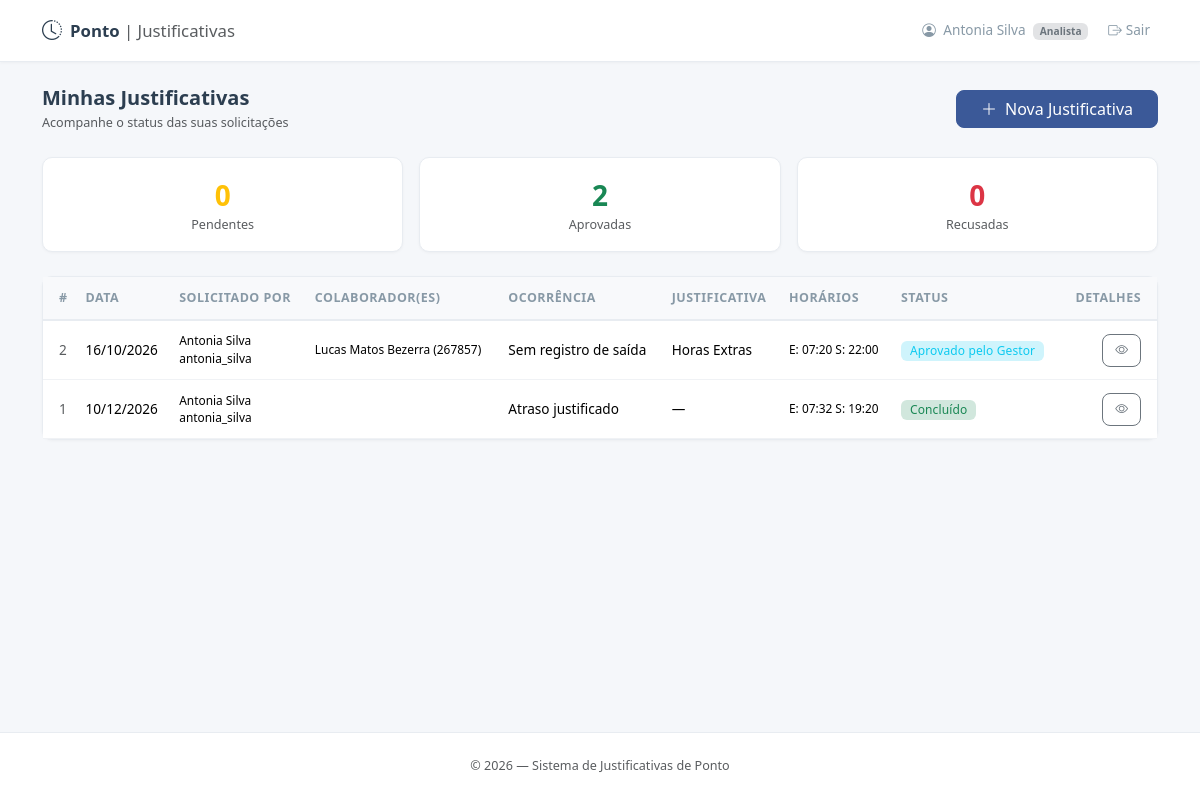
Screenshot of /analista (signed in) with the database file from the repository.
### models.py (models this page shows, shortened)
class Usuario(UserMixin, db.Model):
    __tablename__ = 'usuarios'
    id = db.Column(db.Integer, primary_key=True)
    matricula = db.Column(db.String(20), unique=True, nullable=False)
    nome = db.Column(db.String(100), nullable=False)
    email = db.Column(db.String(120), unique=True, nullable=False)
    senha_hash = db.Column(db.String(256), nullable=False)
    perfil = db.Column(db.String(20), nullable=False)
    gestor_id = db.Column(db.Integer, db.ForeignKey('usuarios.id'), nullable=True)
    area_id = db.Column(db.Integer, db.ForeignKey('areas.id'), nullable=True)
    ativo = db.Column(db.Boolean, default=True)
    criado_em = db.Column(db.DateTime, default=lambda: datetime.now(timezone.utc))
    gestor = db.relationship('Usuario', remote_side=[id], backref='subordinados')
    area = db.relationship('Area', backref='usuarios')
    solicitacoes = db.relationship('Solicitacao', backref='colaborador',
                                   foreign_keys='Solicitacao.colaborador_id', lazy='dynamic')

class Solicitacao(db.Model):
    __tablename__ = 'solicitacoes'
    id = db.Column(db.Integer, primary_key=True)
    colaborador_id = db.Column(db.Integer, db.ForeignKey('usuarios.id'), nullable=False)
    colaboradores = db.relationship('Colaborador', secondary=solicitacao_colaboradores,
                                    backref=db.backref('solicitacoes', lazy='dynamic'))
    participantes = db.relationship('SolicitacaoParticipante', backref='solicitacao',
                                    cascade='all, delete-orphan', order_by='SolicitacaoParticipante.ordem')
    data_ocorrencia = db.Column(db.Date, nullable=False)
    tipo_ocorrencia = db.Column(db.String(80), nullable=False)
    tipo_justificativa = db.Column(db.String(80), nullable=True)
    horario_entrada = db.Column(db.String(5), nullable=True)
    horario_saida = db.Column(db.String(5), nullable=True)
    motivo = db.Column(db.Text, nullable=False)
    comprovante = db.Column(db.String(255), nullable=True)
    status = db.Column(db.String(30), default='pendente')
    gestor_id = db.Column(db.Integer, db.ForeignKey('usuarios.id'), nullable=True)
    gestor_parecer = db.Column(db.Text, nullable=True)
    gestor_data = db.Column(db.DateTime, nullable=True)
    dp_id = db.Column(db.Integer, db.ForeignKey('usuarios.id'), nullable=True)
    dp_parecer = db.Column(db.Text, nullable=True)
    dp_data = db.Column(db.DateTime, nullable=True)
    criado_em = db.Column(db.DateTime, default=lambda: datetime.now(timezone.utc))
    atualizado_em = db.Column(db.DateTime, default=lambda: datetime.now(timezone.utc),
                               onupdate=lambda: datetime.now(timezone.utc))
    gestor_resp = db.relationship('Usuario', foreign_keys=[gestor_id])
    dp_resp = db.relationship('Usuario', foreign_keys=[dp_id])
    @property
    def status_label(self):
        return {'pendente': 'Pendente', 'aprovado_gestor': 'Aprovado pelo Gestor',
                'recusado_gestor': 'Recusado pelo Gestor', 'aprovado_dp': 'Concluído',
                'recusado_dp': 'Recusado pelo DP'}.get(self.status, self.status)
    @property
    def status_cor(self):
        return {'pendente': 'warning', 'aprovado_gestor': 'info',
                'recusado_gestor': 'danger', 'aprovado_dp': 'success',
                'recusado_dp': 'danger'}.get(self.status, 'secondary')

class SolicitacaoParticipante(db.Model):
    __tablename__ = 'solicitacao_participantes'
    id = db.Column(db.Integer, primary_key=True)
    solicitacao_id = db.Column(db.Integer, db.ForeignKey('solicitacoes.id'), nullable=False)
    nome = db.Column(db.String(100), nullable=False)
    matricula = db.Column(db.String(20), nullable=False)
    ordem = db.Column(db.Integer, nullable=False, default=0)
    criado_em = db.Column(db.DateTime, default=lambda: datetime.now(timezone.utc))

### app.py (the view)
@app.route('/analista')
@login_required
@perfil_requerido('analista')
def painel_analista():
    solicitacoes = (Solicitacao.query
                    .filter_by(colaborador_id=current_user.id)
                    .order_by(Solicitacao.criado_em.desc())
                    .all())
    colaboradores, tipos = carregar_cadastros()
    return render_template('analista.html', solicitacoes=solicitacoes,
                           colaboradores=colaboradores, tipos=tipos,
                           tipos_ocorrencia=TIPOS_OCORRENCIA)

### app.py (called while the page is built)
@login_manager.user_loader
def load_user(user_id):
    return db.session.get(Usuario, int(user_id))

@app.context_processor
def inject_now():
    return {'now': datetime.now}

def perfil_requerido(*perfis):
    def decorator(f):
        @wraps(f)
        def wrapper(*args, **kwargs):
            if current_user.perfil not in perfis:
                flash('Acesso não autorizado.', 'danger')
                return redirect(url_for('dashboard'))
            return f(*args, **kwargs)
        return wrapper
    return decorator

def carregar_cadastros():
    return (Colaborador.query.filter_by(ativo=True).order_by(Colaborador.nome).all(),
            TipoJustificativa.query.filter_by(ativo=True).order_by(TipoJustificativa.nome).all())

### templates/analista.html (shortened to what this page needs)
{% extends "base.html" %}
{% block content %}
<div class="d-flex flex-wrap justify-content-between align-items-center mb-4 gap-2">
    <div>
        <h5 class="fw-600 mb-1">Minhas Justificativas</h5>
        <p class="text-muted small mb-0">Acompanhe o status das suas solicitações</p>
    </div>
    <button class="btn btn-primary px-4" data-bs-toggle="modal" data-bs-target="#modalNova">
        <i class="bi bi-plus-lg me-1"></i> Nova Justificativa
    </button>
</div>
<div class="row g-3 mb-4">
    {% set pendentes = solicitacoes | selectattr('status', 'equalto', 'pendente') | list | length %}
    {% set aprovadas = solicitacoes | selectattr('status', 'in', ['aprovado_gestor','aprovado_dp']) | list | length %}
    {% set recusadas = solicitacoes | selectattr('status', 'in', ['recusado_gestor','recusado_dp']) | list | length %}
    <div class="col-4">
        <div class="card card-clean text-center p-3">
            <div class="fs-3 fw-700 text-warning">{{ pendentes }}</div>
            <div class="small text-muted">Pendentes</div>
        </div>
    </div>
    <div class="col-4">
        <div class="card card-clean text-center p-3">
            <div class="fs-3 fw-700 text-success">{{ aprovadas }}</div>
            <div class="small text-muted">Aprovadas</div>
        </div>
    </div>
    <div class="col-4">
        <div class="card card-clean text-center p-3">
            <div class="fs-3 fw-700 text-danger">{{ recusadas }}</div>
            <div class="small text-muted">Recusadas</div>
        </div>
    </div>
</div>
<div class="card card-clean">
    <div class="card-body p-0">
        {% if solicitacoes %}
        <div class="table-responsive">
            <table class="table table-hover align-middle mb-0">
                <thead>
                    <tr>
                        <th class="ps-3">#</th>
                        <th>Data</th>
                        <th>Solicitado por</th>
                        <th>Colaborador(es)</th>
                        <th>Ocorrência</th>
                        <th>Justificativa</th>
                        <th>Horários</th>
                        <th>Status</th>
                        <th class="text-end pe-3">Detalhes</th>
                    </tr>
                </thead>
                <tbody>
                    {% for s in solicitacoes %}
                    <tr>
                        <td class="ps-3 text-muted">{{ s.id }}</td>
                        <td class="fw-500">{{ s.data_ocorrencia.strftime('%d/%m/%Y') }}</td>
                        <td class="small">{{ s.colaborador.nome }}<br>{{ s.colaborador.matricula }}</td>
                        <td class="small">{% for participante in s.participantes %}{{ participante.nome }} ({{ participante.matricula }}){% if not loop.last %}, {% endif %}{% endfor %}</td>
                        <td>{{ s.tipo_ocorrencia }}</td>
                        <td>{{ s.tipo_justificativa or '—' }}</td>
                        <td class="small">
                            {% if s.horario_entrada %}E: {{ s.horario_entrada }}{% endif %}
                            {% if s.horario_saida %} S: {{ s.horario_saida }}{% endif %}
                        </td>
                        <td>
                            <span class="badge bg-{{ s.status_cor }}-subtle text-{{ s.status_cor }} badge-status">
                                {{ s.status_label }}
                            </span>
                        </td>
                        <td class="text-end pe-3">
                            <button class="btn btn-sm btn-outline-secondary"
                                    data-bs-toggle="modal"
                                    data-bs-target="#detModal{{ s.id }}">
                                <i class="bi bi-eye"></i>
                            </button>
                        </td>
                    </tr>
                    {% endfor %}
                </tbody>
            </table>
        </div>
        {% else %}
        <div class="text-center py-5 text-muted">
            <i class="bi bi-inbox fs-1 d-block mb-2"></i>
            <p>Nenhuma solicitação registrada.</p>
        </div>
        {% endif %}
    </div>
</div>
{% endblock %}

### templates/base.html (shortened to what this page needs)
<!DOCTYPE html>
<html lang="pt-BR" data-bs-theme="light">
<head>
    <link href="{{ url_for('static', filename='css/bootstrap.min.css') }}" rel="stylesheet">
    <link href="{{ url_for('static', filename='css/bootstrap-icons.min.css') }}" rel="stylesheet">
    <link href="{{ url_for('static', filename='css/style.css') }}" rel="stylesheet">
</head>
<body>
    {% if current_user.is_authenticated %}
    <nav class="navbar navbar-expand-lg sticky-top">
        <div class="container">
            <a class="navbar-brand d-flex align-items-center gap-2" href="{{ url_for('dashboard') }}">
                <i class="bi bi-clock-history fs-5"></i>
                <span>Ponto<span class="fw-light text-muted"> | Justificativas</span></span>
            </a>
            <div class="collapse navbar-collapse" id="navMain">
                <ul class="navbar-nav ms-auto align-items-lg-center gap-lg-1">
                    <li class="nav-item">
                        <span class="nav-link disabled">
                            <i class="bi bi-person-circle me-1"></i>
                            {{ current_user.nome }}
                            <span class="badge bg-secondary-subtle text-secondary ms-1">{{ current_user.perfil|capitalize }}</span>
                        </span>
                    </li>
                    <li class="nav-item">
                        <a class="nav-link text-danger" href="{{ url_for('logout') }}">
                            <i class="bi bi-box-arrow-right me-1"></i>Sair
                        </a>
                    </li>
                </ul>
            </div>
        </div>
    </nav>
    {% endif %}
    <div class="toast-container position-fixed top-0 end-0 p-3" style="z-index:9999">
    </div>
    <main class="container py-4">
        {% block content %}{% endblock %}
    </main>
    <footer class="text-center text-muted small py-4 mt-auto">
        <span>&copy; {{ now().year if now is defined else '2026' }} — Sistema de Justificativas de Ponto</span>
    </footer>
</body>
</html>

### static/css/style.css (style rules this page uses)
:root { --color-primary: #3b5998; --color-primary-hover: #2d4373; --color-bg: #f5f7fa; --color-card: #ffffff; --color-border: #e8ecf1; --color-text: #2c3e50; --color-text-muted: #8899a6; --radius: 10px; --shadow-sm: 0 1px 3px rgba(0, 0, 0, 0.04); --shadow-md: 0 4px 16px rgba(0, 0, 0, 0.06); --transition: all 0.2s ease; }
* { box-sizing: border-box; }
body { font-family: 'Segoe UI', -apple-system, BlinkMacSystemFont, Roboto, 'Helvetica Neue', Arial, sans-serif; background-color: var(--color-bg); color: var(--color-text); font-size: 0.9rem; min-height: 100vh; display: flex; flex-direction: column; }
main { flex: 1; }
.fw-500 { font-weight: 500; }
.fw-600 { font-weight: 600; }
.fw-700 { font-weight: 700; }
.navbar { background: var(--color-card); border-bottom: 1px solid var(--color-border); box-shadow: var(--shadow-sm); padding: 0.65rem 0; }
.navbar-brand { font-weight: 600; font-size: 1.05rem; color: var(--color-text) !important; }
.nav-link { font-size: 0.85rem; color: var(--color-text-muted) !important; transition: var(--transition); }
.card-clean { background: var(--color-card); border: 1px solid var(--color-border); border-radius: var(--radius); box-shadow: var(--shadow-sm); transition: var(--transition); }
.badge-status { font-weight: 500; font-size: 0.75rem; padding: 0.35em 0.75em; border-radius: 6px; letter-spacing: 0.01em; }
.table { font-size: 0.85rem; }
.table thead th { background: #f8f9fb; border-bottom: 2px solid var(--color-border); font-weight: 600; font-size: 0.78rem; text-transform: uppercase; letter-spacing: 0.04em; color: var(--color-text-muted); padding: 0.75rem 0.5rem; white-space: nowrap; }
.table tbody td { padding: 0.7rem 0.5rem; border-bottom: 1px solid #f0f2f5; vertical-align: middle; }
.btn-primary { background-color: var(--color-primary); border-color: var(--color-primary); font-weight: 500; border-radius: 8px; transition: var(--transition); }
.btn-outline-secondary { border-radius: 8px; }
.btn-sm { font-size: 0.8rem; padding: 0.35rem 0.75rem; }
footer { border-top: 1px solid var(--color-border); background: var(--color-card); }

### rows the page displays
Usuario: nome "Antonia Silva", perfil "Analista"
Solicitacao: id "2", data_ocorrencia "16/10/2026", colaborador.nome "Antonia Silva", colaborador.matricula "antonia_silva", tipo_ocorrencia "Sem registro de saída", tipo_justificativa "Horas Extras", horario_entrada "07:20", horario_saida "22:00", status_label "Aprovado pelo Gestor"
SolicitacaoParticipante: nome "Lucas Matos Bezerra", matricula "267857"
Solicitacao: id "1", data_ocorrencia "10/12/2026", colaborador.nome "Antonia Silva", colaborador.matricula "antonia_silva", tipo_ocorrencia "Atraso justificado", tipo_justificativa "—", horario_entrada "07:32", horario_saida "19:20", status_label "Concluído"

### other values shown
{{ pendentes }} "0"
{{ aprovadas }} "2"
{{ recusadas }} "0"
